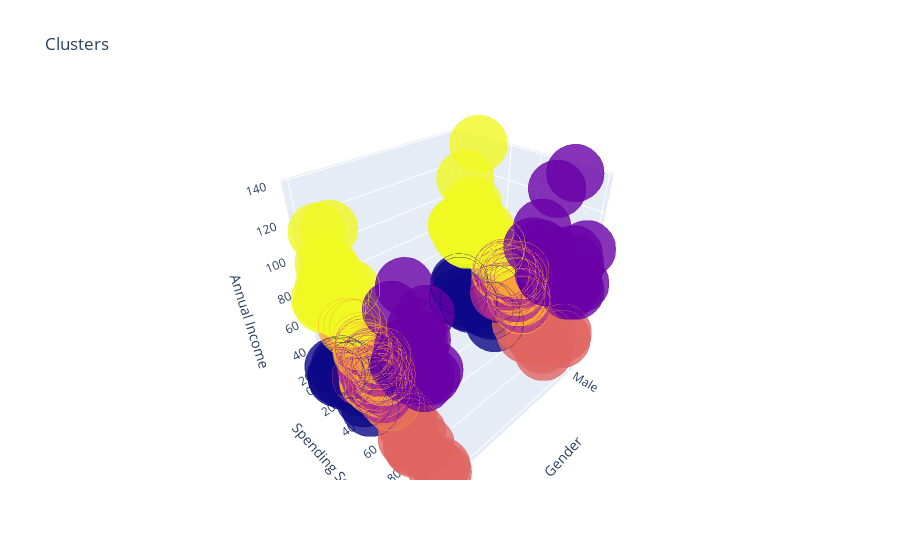

Write notebook code for a chart like this one.
### Code cell
import plotly as py
import plotly.graph_objs as go

trace1 = go.Scatter3d(
    x=customer_df['Gender'],
    y=customer_df['SpendingScore'],
    z=customer_df['Income'],
    mode='markers',
     marker=dict(
        color=kmean_clusters, 
        size= 20,
        line=dict(
            color=kmean_clusters,
            width= 12
        ),
        opacity=0.8
     )
)

data = [trace1]
layout = go.Layout(
    title= 'Clusters',
    scene = dict(
            xaxis=dict(title='Gender'),
            yaxis=dict(title='Spending Score'),
            zaxis=dict(title='Annual Income')
        )
)

fig = go.Figure(data=data, layout=layout)
py.offline.iplot(fig)

### Figure 1 — Plotly figure (JSON) as saved in the notebook; plotly's stock layout.template omitted (floating-point values rounded to 4 significant figures; data arrays with more than 128 entries replaced by an {"elided": "..."} marker saying what was removed)
{"data": [{"marker": {"color": {"elided": "200 int values"}, "line": {"color": {"elided": "200 int values"}, "width": 12}, "opacity": 0.8, "size": 20}, "mode": "markers", "type": "scatter3d", "x": {"elided": "200 str values"}, "y": {"elided": "200 int values"}, "z": {"elided": "200 int values"}}], "layout": {"scene": {"xaxis": {"title": {"text": "Gender"}}, "yaxis": {"title": {"text": "Spending Score"}}, "zaxis": {"title": {"text": "Annual Income"}}}, "title": {"text": "Clusters"}}}
